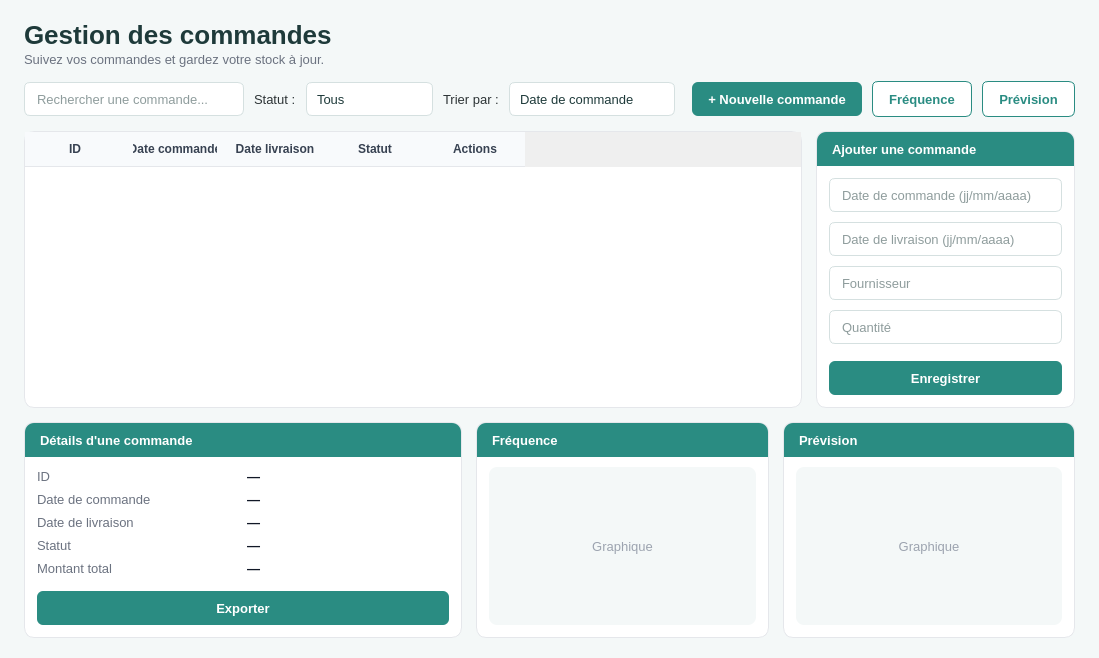
      <widget class="QWidget" name="pageCommandes">
       <property name="font">
        <font>
         <family>Segoe UI</family>
         <pointsize>10</pointsize>
        </font>
       </property>
       <property name="styleSheet">
        <string>#pageCommandes, #pageGestionCommandes { background-color:#F4F8F8; }

QLabel { background:transparent; border:none; color:#2D3436; font-size:13px; }
QLabel#lblTitreCommande { font-size:26px; font-weight:bold; color:#1E3A3A; }
QLabel#lblSousTitreCommande { font-size:13px; color:#6B7280; }

QLineEdit, QComboBox {
  border:1px solid #D5E0E0; border-radius:6px; padding:0 10px;
  background:white; color:#1E3A3A; font-size:13px; min-height:32px; }
QLineEdit:focus, QComboBox:focus { border:1px solid #2A8C82; }
QComboBox::drop-down { subcontrol-origin:padding; subcontrol-position:center right; width:30px; border:none; }
QComboBox::down-arrow { image:url(:/icones/fleche_bas.png); width:12px; height:12px; }
QComboBox QAbstractItemView {
  background:white; color:#1E3A3A; border:1px solid #D5E0E0; outline:0; padding:4px;
  selection-background-color:#E6F2F1; selection-color:#1E3A3A; }

QPushButton#btnAjouterCommande, QPushButton#btnEnregistrerCommande, QPushButton#btnExporterCommande {
  background-color:#2A8C82; color:white; border:none; border-radius:6px;
  font-size:13px; font-weight:bold; padding:0 16px; min-height:34px; }
QPushButton#btnAjouterCommande:hover, QPushButton#btnEnregistrerCommande:hover, QPushButton#btnExporterCommande:hover { background-color:#1F6F67; }
QPushButton#btnFrequenceCommande, QPushButton#btnPrevisionCommande {
  background-color:white; color:#2A8C82; border:1px solid #2A8C82; border-radius:6px;
  font-size:13px; font-weight:bold; padding:0 16px; min-height:34px; }
QPushButton#btnFrequenceCommande:hover, QPushButton#btnPrevisionCommande:hover { background-color:#E6F2F1; }
QPushButton#btnFrequenceCommande:pressed, QPushButton#btnPrevisionCommande:pressed { background-color:#CDE9E7; }

QTableWidget {
  background-color:white; border:1px solid #E5E7EB; border-radius:10px; outline:0;
  selection-background-color:#E6F2F1; selection-color:#1E3A3A; font-size:13px; }
QTableWidget::item { padding-left:8px; border-bottom:1px solid #EEF2F6; }
QTableWidget::item:selected { background-color:#E6F2F1; color:#1E3A3A; }
QHeaderView::section {
  background-color:#F8FAFC; color:#374151; border:none; border-bottom:1px solid #E5E7EB;
  padding:8px; font-size:12px; font-weight:bold; }

QFrame#frameAjoutCommande, QFrame#frameDetailsCommande, QFrame#frameFreqCommande, QFrame#framePrevCommande {
  background-color:white; border:1px solid #E5E7EB; border-radius:10px; }
QWidget#corpsAjoutCommande, QWidget#corpsDetailsCommande, QWidget#corpsFreqCommande, QWidget#corpsPrevCommande { background:transparent; }
QLabel#lblTitreAjoutCommande, QLabel#lblTitreDetailsCommande, QLabel#lblTitreFreqCommande, QLabel#lblTitrePrevCommande {
  background-color:#2A8C82; color:white; font-size:13px; font-weight:bold; padding-left:12px;
  min-height:34px; max-height:34px; border-top-left-radius:9px; border-top-right-radius:9px; }
QLabel#lblCleIdCommande, QLabel#lblCleDateCmdCommande, QLabel#lblCleDateLivCommande, QLabel#lblCleStatutCommande, QLabel#lblCleMontantCommande { color:#6B7280; }
QLabel#lblValIdCommande, QLabel#lblValDateCmdCommande, QLabel#lblValDateLivCommande, QLabel#lblValStatutCommande, QLabel#lblValMontantCommande { color:#111827; font-weight:bold; }
QLabel#lblGraphFreqCommande, QLabel#lblGraphPrevCommande { background-color:#F4F8F8; color:#9CA3AF; border-radius:8px; }
</string>
       </property>
       <layout class="QVBoxLayout" name="layout_pageCommandes">
        <property name="leftMargin">
         <number>0</number>
        </property>
        <property name="topMargin">
         <number>0</number>
        </property>
        <property name="rightMargin">
         <number>0</number>
        </property>
        <property name="bottomMargin">
         <number>0</number>
        </property>
        <property name="spacing">
         <number>0</number>
        </property>
        <item>
         <widget class="QStackedWidget" name="stackCommandes">
          <property name="currentIndex">
           <number>0</number>
          </property>
          <widget class="QWidget" name="pageGestionCommandes">
           <layout class="QVBoxLayout" name="layout_gestionCommandes" stretch="0,0,1,0">
            <property name="leftMargin">
             <number>24</number>
            </property>
            <property name="topMargin">
             <number>20</number>
            </property>
            <property name="rightMargin">
             <number>24</number>
            </property>
            <property name="bottomMargin">
             <number>20</number>
            </property>
            <property name="spacing">
             <number>14</number>
            </property>
            <item>
             <layout class="QVBoxLayout" name="layoutTitreCommande">
              <property name="spacing">
               <number>2</number>
              </property>
              <item>
               <widget class="QLabel" name="lblTitreCommande">
                <property name="text">
                 <string>Gestion des commandes</string>
                </property>
               </widget>
              </item>
              <item>
               <widget class="QLabel" name="lblSousTitreCommande">
                <property name="text">
                 <string>Suivez vos commandes et gardez votre stock à jour.</string>
                </property>
               </widget>
              </item>
             </layout>
            </item>
            <item>
             <layout class="QHBoxLayout" name="layoutBarreCommande">
              <property name="spacing">
               <number>10</number>
              </property>
              <item>
               <widget class="QLineEdit" name="txtRechercheCommande">
                <property name="placeholderText">
                 <string>Rechercher une commande...</string>
                </property>
                <property name="minimumSize">
                 <size>
                  <width>220</width>
                  <height>0</height>
                 </size>
                </property>
               </widget>
              </item>
              <item>
               <widget class="QLabel" name="lblStatutCommande">
                <property name="text">
                 <string>Statut :</string>
                </property>
               </widget>
              </item>
              <item>
               <widget class="QComboBox" name="comboStatutCommande">
                <item>
                 <property name="text">
                  <string>Tous</string>
                 </property>
                </item>
                <item>
                 <property name="text">
                  <string>Commandée</string>
                 </property>
                </item>
                <item>
                 <property name="text">
                  <string>Livrée</string>
                 </property>
                </item>
                <item>
                 <property name="text">
                  <string>En retard</string>
                 </property>
                </item>
                <item>
                 <property name="text">
                  <string>Annulée</string>
                 </property>
                </item>
               </widget>
              </item>
              <item>
               <widget class="QLabel" name="lblTriCommande">
                <property name="text">
                 <string>Trier par :</string>
                </property>
               </widget>
              </item>
              <item>
               <widget class="QComboBox" name="comboTriCommande">
                <item>
                 <property name="text">
                  <string>Date de commande</string>
                 </property>
                </item>
                <item>
                 <property name="text">
                  <string>Date de livraison</string>
                 </property>
                </item>
                <item>
                 <property name="text">
                  <string>Montant</string>
                 </property>
                </item>
                <item>
                 <property name="text">
                  <string>Numéro</string>
                 </property>
                </item>
               </widget>
              </item>
              <item>
               <spacer name="spacerBarreCommande">
                <property name="orientation">
                 <enum>Qt::Horizontal</enum>
                </property>
               </spacer>
              </item>
              <item>
               <widget class="QPushButton" name="btnAjouterCommande">
                <property name="text">
                 <string>+ Nouvelle commande</string>
                </property>
                <property name="cursor">
                 <cursorShape>PointingHandCursor</cursorShape>
                </property>
               </widget>
              </item>
              <item>
               <widget class="QPushButton" name="btnFrequenceCommande">
                <property name="text">
                 <string>Fréquence</string>
                </property>
                <property name="cursor">
                 <cursorShape>PointingHandCursor</cursorShape>
                </property>
               </widget>
              </item>
              <item>
               <widget class="QPushButton" name="btnPrevisionCommande">
                <property name="text">
                 <string>Prévision</string>
                </property>
                <property name="cursor">
                 <cursorShape>PointingHandCursor</cursorShape>
                </property>
               </widget>
              </item>
             </layout>
            </item>
            <item>
             <layout class="QHBoxLayout" name="layoutCentreCommande" stretch="3,1">
              <property name="spacing">
               <number>14</number>
              </property>
              <item>
               <widget class="QTableWidget" name="tblCommandes">
                <property name="editTriggers">
                 <enum>QAbstractItemView::NoEditTriggers</enum>
                </property>
                <property name="selectionMode">
                 <enum>QAbstractItemView::SingleSelection</enum>
                </property>
                <property name="selectionBehavior">
                 <enum>QAbstractItemView::SelectRows</enum>
                </property>
                <property name="showGrid">
                 <bool>false</bool>
                </property>
                <property name="horizontalScrollBarPolicy">
                 <enum>Qt::ScrollBarAlwaysOff</enum>
                </property>
                <column>
                 <property name="text">
                  <string>ID</string>
                 </property>
                </column>
                <column>
                 <property name="text">
                  <string>Date commande</string>
                 </property>
                </column>
                <column>
                 <property name="text">
                  <string>Date livraison</string>
                 </property>
                </column>
                <column>
                 <property name="text">
                  <string>Statut</string>
                 </property>
                </column>
                <column>
                 <property name="text">
                  <string>Actions</string>
                 </property>
                </column>
               </widget>
              </item>
              <item>
               <widget class="QFrame" name="frameAjoutCommande">
                <property name="minimumSize">
                 <size>
                  <width>240</width>
                  <height>0</height>
                 </size>
                </property>
                <property name="maximumSize">
                 <size>
                  <width>300</width>
                  <height>16777215</height>
                 </size>
                </property>
                <layout class="QVBoxLayout" name="layout_frameAjoutCommande">
                 <property name="leftMargin">
                  <number>0</number>
                 </property>
                 <property name="topMargin">
                  <number>0</number>
                 </property>
                 <property name="rightMargin">
                  <number>0</number>
                 </property>
                 <property name="bottomMargin">
                  <number>0</number>
                 </property>
                 <property name="spacing">
                  <number>0</number>
                 </property>
                 <item>
                  <widget class="QLabel" name="lblTitreAjoutCommande">
                   <property name="text">
                    <string>Ajouter une commande</string>
                   </property>
                  </widget>
                 </item>
                 <item>
                  <widget class="QWidget" name="corpsAjoutCommande">
                   <layout class="QVBoxLayout" name="layoutCorpsAjoutCommande">
                    <property name="leftMargin">
                     <number>12</number>
                    </property>
                    <property name="topMargin">
                     <number>12</number>
                    </property>
                    <property name="rightMargin">
                     <number>12</number>
                    </property>
                    <property name="bottomMargin">
                     <number>12</number>
                    </property>
                    <property name="spacing">
                     <number>10</number>
                    </property>
                    <item>
                     <widget class="QLineEdit" name="txtDateCmdCommande">
                      <property name="placeholderText">
                       <string>Date de commande (jj/mm/aaaa)</string>
                      </property>
                     </widget>
                    </item>
                    <item>
                     <widget class="QLineEdit" name="txtDateLivCommande">
                      <property name="placeholderText">
                       <string>Date de livraison (jj/mm/aaaa)</string>
                      </property>
                     </widget>
                    </item>
                    <item>
                     <widget class="QLineEdit" name="txtFournisseurCommande">
                      <property name="placeholderText">
                       <string>Fournisseur</string>
                      </property>
                     </widget>
                    </item>
                    <item>
                     <widget class="QLineEdit" name="txtQuantiteCommande">
                      <property name="placeholderText">
                       <string>Quantité</string>
                      </property>
                     </widget>
                    </item>
                    <item>
                     <spacer name="spacerAjoutCommande">
                      <property name="orientation">
                       <enum>Qt::Vertical</enum>
                      </property>
                     </spacer>
                    </item>
                    <item>
                     <widget class="QPushButton" name="btnEnregistrerCommande">
                      <property name="text">
                       <string>Enregistrer</string>
                      </property>
                      <property name="cursor">
                       <cursorShape>PointingHandCursor</cursorShape>
                      </property>
                     </widget>
                    </item>
                   </layout>
                  </widget>
                 </item>
                </layout>
               </widget>
              </item>
             </layout>
            </item>
            <item>
             <layout class="QHBoxLayout" name="layoutBasCommande" stretch="3,2,2">
              <property name="spacing">
               <number>14</number>
              </property>
              <item>
               <widget class="QFrame" name="frameDetailsCommande">
                <property name="minimumSize">
                 <size>
                  <width>0</width>
                  <height>200</height>
                 </size>
                </property>
                <layout class="QVBoxLayout" name="layout_frameDetailsCommande">
                 <property name="leftMargin">
                  <number>0</number>
                 </property>
                 <property name="topMargin">
                  <number>0</number>
                 </property>
                 <property name="rightMargin">
                  <number>0</number>
                 </property>
                 <property name="bottomMargin">
                  <number>0</number>
                 </property>
                 <property name="spacing">
                  <number>0</number>
                 </property>
                 <item>
                  <widget class="QLabel" name="lblTitreDetailsCommande">
                   <property name="text">
                    <string>Détails d'une commande</string>
                   </property>
                  </widget>
                 </item>
                 <item>
                  <widget class="QWidget" name="corpsDetailsCommande">
                   <layout class="QVBoxLayout" name="layoutCorpsDetailsCommande">
                    <property name="leftMargin">
                     <number>12</number>
                    </property>
                    <property name="topMargin">
                     <number>12</number>
                    </property>
                    <property name="rightMargin">
                     <number>12</number>
                    </property>
                    <property name="bottomMargin">
                     <number>12</number>
                    </property>
                    <property name="spacing">
                     <number>8</number>
                    </property>
                    <item>
                     <layout class="QGridLayout" name="gridDetailsCommande">
                      <property name="spacing">
                       <number>8</number>
                      </property>
                      <item row="0" column="0">
                       <widget class="QLabel" name="lblCleIdCommande">
                        <property name="text">
                         <string>ID</string>
                        </property>
                       </widget>
                      </item>
                      <item row="0" column="1">
                       <widget class="QLabel" name="lblValIdCommande">
                        <property name="text">
                         <string>—</string>
                        </property>
                       </widget>
                      </item>
                      <item row="1" column="0">
                       <widget class="QLabel" name="lblCleDateCmdCommande">
                        <property name="text">
                         <string>Date de commande</string>
                        </property>
                       </widget>
                      </item>
                      <item row="1" column="1">
                       <widget class="QLabel" name="lblValDateCmdCommande">
                        <property name="text">
                         <string>—</string>
                        </property>
                       </widget>
                      </item>
                      <item row="2" column="0">
                       <widget class="QLabel" name="lblCleDateLivCommande">
                        <property name="text">
                         <string>Date de livraison</string>
                        </property>
                       </widget>
                      </item>
                      <item row="2" column="1">
                       <widget class="QLabel" name="lblValDateLivCommande">
                        <property name="text">
                         <string>—</string>
                        </property>
                       </widget>
                      </item>
                      <item row="3" column="0">
                       <widget class="QLabel" name="lblCleStatutCommande">
                        <property name="text">
                         <string>Statut</string>
                        </property>
                       </widget>
                      </item>
                      <item row="3" column="1">
                       <widget class="QLabel" name="lblValStatutCommande">
                        <property name="text">
                         <string>—</string>
                        </property>
                       </widget>
                      </item>
                      <item row="4" column="0">
                       <widget class="QLabel" name="lblCleMontantCommande">
                        <property name="text">
                         <string>Montant total</string>
                        </property>
                       </widget>
                      </item>
                      <item row="4" column="1">
                       <widget class="QLabel" name="lblValMontantCommande">
                        <property name="text">
                         <string>—</string>
                        </property>
                       </widget>
                      </item>
                     </layout>
                    </item>
                    <item>
                     <spacer name="spacerDetailsCommande">
                      <property name="orientation">
                       <enum>Qt::Vertical</enum>
                      </property>
                     </spacer>
                    </item>
                    <item>
                     <widget class="QPushButton" name="btnExporterCommande">
                      <property name="text">
                       <string>Exporter</string>
                      </property>
                      <property name="cursor">
                       <cursorShape>PointingHandCursor</cursorShape>
                      </property>
                     </widget>
                    </item>
                   </layout>
                  </widget>
                 </item>
                </layout>
               </widget>
              </item>
              <item>
               <widget class="QFrame" name="frameFreqCommande">
                <property name="minimumSize">
                 <size>
                  <width>0</width>
                  <height>200</height>
                 </size>
                </property>
                <layout class="QVBoxLayout" name="layout_frameFreqCommande">
                 <property name="leftMargin">
                  <number>0</number>
                 </property>
                 <property name="topMargin">
                  <number>0</number>
                 </property>
                 <property name="rightMargin">
                  <number>0</number>
                 </property>
                 <property name="bottomMargin">
                  <number>0</number>
                 </property>
                 <property name="spacing">
                  <number>0</number>
                 </property>
                 <item>
                  <widget class="QLabel" name="lblTitreFreqCommande">
                   <property name="text">
                    <string>Fréquence</string>
                   </property>
                  </widget>
                 </item>
                 <item>
                  <widget class="QWidget" name="corpsFreqCommande">
                   <layout class="QVBoxLayout" name="layoutCorpsFreqCommande">
                    <property name="leftMargin">
                     <number>12</number>
                    </property>
                    <property name="topMargin">
                     <number>10</number>
                    </property>
                    <property name="rightMargin">
                     <number>12</number>
                    </property>
                    <property name="bottomMargin">
                     <number>12</number>
                    </property>
                    <item>
                     <widget class="QLabel" name="lblGraphFreqCommande">
                      <property name="text">
                       <string>Graphique</string>
                      </property>
                      <property name="alignment">
                       <set>Qt::AlignCenter</set>
                      </property>
                      <property name="minimumSize">
                       <size>
                        <width>120</width>
                        <height>90</height>
                       </size>
                      </property>
                     </widget>
                    </item>
                   </layout>
                  </widget>
                 </item>
                </layout>
               </widget>
              </item>
              <item>
               <widget class="QFrame" name="framePrevCommande">
                <property name="minimumSize">
                 <size>
                  <width>0</width>
                  <height>200</height>
                 </size>
                </property>
                <layout class="QVBoxLayout" name="layout_framePrevCommande">
                 <property name="leftMargin">
                  <number>0</number>
                 </property>
                 <property name="topMargin">
                  <number>0</number>
                 </property>
                 <property name="rightMargin">
                  <number>0</number>
                 </property>
                 <property name="bottomMargin">
                  <number>0</number>
                 </property>
                 <property name="spacing">
                  <number>0</number>
                 </property>
                 <item>
                  <widget class="QLabel" name="lblTitrePrevCommande">
                   <property name="text">
                    <string>Prévision</string>
                   </property>
                  </widget>
                 </item>
                 <item>
                  <widget class="QWidget" name="corpsPrevCommande">
                   <layout class="QVBoxLayout" name="layoutCorpsPrevCommande">
                    <property name="leftMargin">
                     <number>12</number>
                    </property>
                    <property name="topMargin">
                     <number>10</number>
                    </property>
                    <property name="rightMargin">
                     <number>12</number>
                    </property>
                    <property name="bottomMargin">
                     <number>12</number>
                    </property>
                    <item>
                     <widget class="QLabel" name="lblGraphPrevCommande">
                      <property name="text">
                       <string>Graphique</string>
                      </property>
                      <property name="alignment">
                       <set>Qt::AlignCenter</set>
                      </property>
                      <property name="minimumSize">
                       <size>
                        <width>120</width>
                        <height>90</height>
                       </size>
                      </property>
                     </widget>
                    </item>
                   </layout>
                  </widget>
                 </item>
                </layout>
               </widget>
              </item>
             </layout>
            </item>
           </layout>
          </widget>
         </widget>
        </item>
       </layout>
      </widget>
